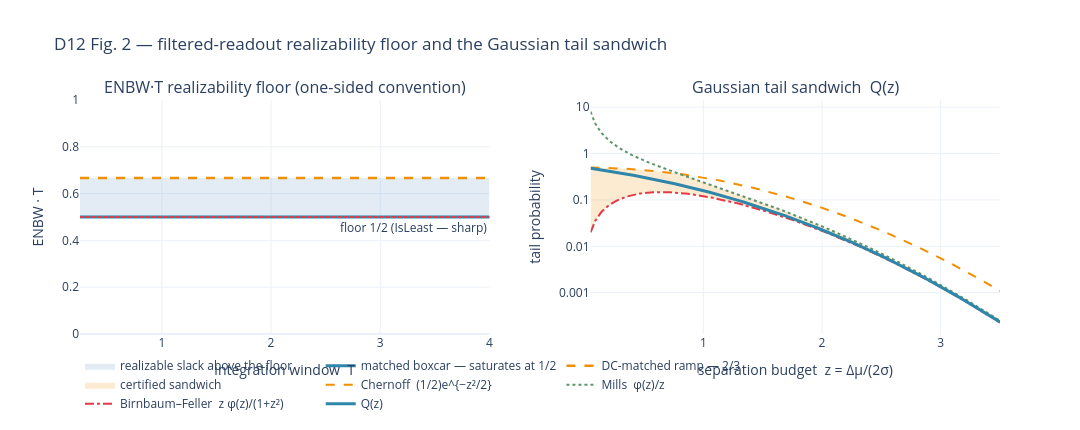

Write notebook code for a chart like this one.
### Code cell
# viz-ref: fig_d12_enbw_matched_filter
V.fig_d12_enbw_matched_filter().show()

### Figure 1 — Plotly figure (JSON) as saved in the notebook; plotly's stock layout.template omitted (floating-point values rounded to 4 significant figures; data arrays with more than 128 entries replaced by an {"elided": "..."} marker saying what was removed)
{"data": [{"fill": "toself", "fillcolor": "rgba(70, 130, 180, 0.15)", "hoverinfo": "skip", "line": {"width": 0}, "name": "realizable slack above the floor", "type": "scatter", "x": {"elided": "800 float values"}, "xaxis": "x", "y": {"elided": "800 float values"}, "yaxis": "y"}, {"line": {"color": "#2E86AB", "width": 3}, "mode": "lines", "name": "matched boxcar — saturates at 1/2", "type": "scatter", "x": {"elided": "400 float values"}, "xaxis": "x", "y": {"elided": "400 float values"}, "yaxis": "y"}, {"line": {"color": "#F18F01", "dash": "dash", "width": 2.5}, "mode": "lines", "name": "DC-matched ramp — 2/3", "type": "scatter", "x": {"elided": "400 float values"}, "xaxis": "x", "y": {"elided": "400 float values"}, "yaxis": "y"}, {"fill": "toself", "fillcolor": "rgba(241, 143, 1, 0.18)", "hoverinfo": "skip", "line": {"width": 0}, "name": "certified sandwich", "type": "scatter", "x": {"elided": "800 float values"}, "xaxis": "x2", "y": {"elided": "800 float values"}, "yaxis": "y2"}, {"line": {"color": "#F18F01", "dash": "dash", "width": 2}, "mode": "lines", "name": "Chernoff  (1/2)e^{−z²/2}", "type": "scatter", "x": {"elided": "400 float values"}, "xaxis": "x2", "y": {"elided": "400 float values"}, "yaxis": "y2"}, {"line": {"color": "#5C946E", "dash": "dot", "width": 2}, "mode": "lines", "name": "Mills  φ(z)/z", "type": "scatter", "x": {"elided": "400 float values"}, "xaxis": "x2", "y": {"elided": "400 float values"}, "yaxis": "y2"}, {"line": {"color": "#E63946", "dash": "dashdot", "width": 2}, "mode": "lines", "name": "Birnbaum–Feller  z φ(z)/(1+z²)", "type": "scatter", "x": {"elided": "400 float values"}, "xaxis": "x2", "y": {"elided": "400 float values"}, "yaxis": "y2"}, {"line": {"color": "#2E86AB", "width": 3}, "mode": "lines", "name": "Q(z)", "type": "scatter", "x": {"elided": "400 float values"}, "xaxis": "x2", "y": {"elided": "400 float values"}, "yaxis": "y2"}], "layout": {"annotations": [{"font": {"size": 16}, "showarrow": false, "text": "ENBW·T realizability floor (one-sided convention)", "x": 0.2225, "xanchor": "center", "xref": "paper", "y": 1.0, "yanchor": "bottom", "yref": "paper"}, {"font": {"size": 16}, "showarrow": false, "text": "Gaussian tail sandwich  Q(z)", "x": 0.7775, "xanchor": "center", "xref": "paper", "y": 1.0, "yanchor": "bottom", "yref": "paper"}, {"showarrow": false, "text": "floor 1/2 (IsLeast — sharp)", "x": 1, "xanchor": "right", "xref": "x domain", "y": 0.5, "yanchor": "top", "yref": "y"}], "height": 430, "legend": {"orientation": "h", "x": 0.0, "y": -0.36, "yanchor": "bottom"}, "shapes": [{"line": {"color": "#E63946", "dash": "dot", "width": 2}, "type": "line", "x0": 0, "x1": 1, "xref": "x domain", "y0": 0.5, "y1": 0.5, "yref": "y"}], "title": {"text": "D12 Fig. 2 — filtered-readout realizability floor and the Gaussian tail sandwich"}, "width": 1080, "xaxis": {"anchor": "y", "domain": [0.0, 0.445], "title": {"text": "integration window  T"}}, "xaxis2": {"anchor": "y2", "domain": [0.555, 1.0], "title": {"text": "separation budget  z = Δμ/(2σ)"}}, "yaxis": {"anchor": "x", "domain": [0.0, 1.0], "range": [0.0, 1.0], "title": {"text": "ENBW · T"}}, "yaxis2": {"anchor": "x2", "domain": [0.0, 1.0], "title": {"text": "tail probability"}, "type": "log"}}}
